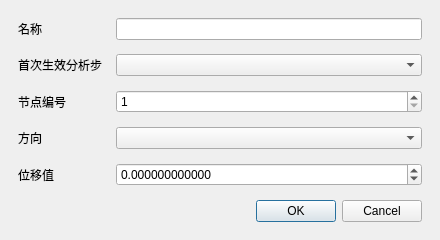
<?xml version="1.0" encoding="UTF-8"?>
<ui version="4.0"><class>ConstraintEditorDialogClass</class><widget class="QDialog" name="ConstraintEditorDialogClass"><property name="minimumSize"><size><width>440</width><height>0</height></size></property><layout class="QVBoxLayout" name="rootLayout"><property name="leftMargin"><number>18</number></property><property name="topMargin"><number>18</number></property><property name="rightMargin"><number>18</number></property><property name="bottomMargin"><number>18</number></property><property name="spacing"><number>14</number></property><item><layout class="QFormLayout" name="formLayout"><property name="fieldGrowthPolicy"><enum>QFormLayout::AllNonFixedFieldsGrow</enum></property><item row="0" column="0"><widget class="QLabel" name="nameLabel"><property name="text"><string>名称</string></property></widget></item><item row="0" column="1"><widget class="QLineEdit" name="nameEdit"/></item><item row="1" column="0"><widget class="QLabel" name="stepLabel"><property name="text"><string>首次生效分析步</string></property></widget></item><item row="1" column="1"><widget class="QComboBox" name="stepCombo"/></item><item row="2" column="0"><widget class="QLabel" name="nodeLabel"><property name="text"><string>节点编号</string></property></widget></item><item row="2" column="1"><widget class="QSpinBox" name="nodeSpin"><property name="minimum"><number>1</number></property><property name="maximum"><number>2147483647</number></property></widget></item><item row="3" column="0"><widget class="QLabel" name="directionLabel"><property name="text"><string>方向</string></property></widget></item><item row="3" column="1"><widget class="QComboBox" name="directionCombo"/></item><item row="4" column="0"><widget class="QLabel" name="valueLabel"><property name="text"><string>位移值</string></property></widget></item><item row="4" column="1"><widget class="QDoubleSpinBox" name="valueSpin"><property name="minimum"><double>-1000000000000000</double></property><property name="maximum"><double>1000000000000000</double></property><property name="decimals"><number>12</number></property></widget></item></layout></item><item><widget class="QDialogButtonBox" name="buttonBox"><property name="standardButtons"><set>QDialogButtonBox::Cancel|QDialogButtonBox::Ok</set></property></widget></item></layout></widget><resources/><connections/></ui>
